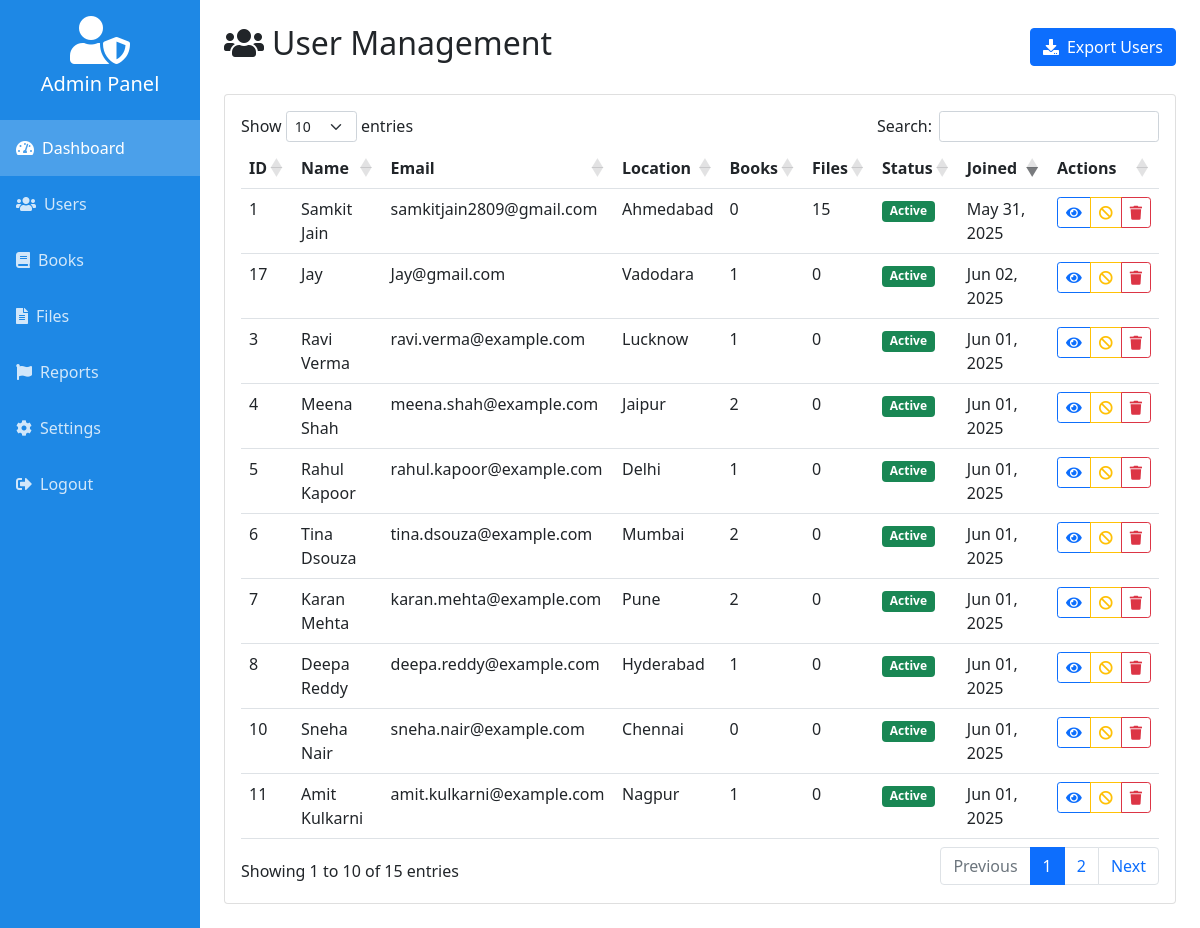
/admin/users.php (signed in), run on an earlier commit of the app's database.
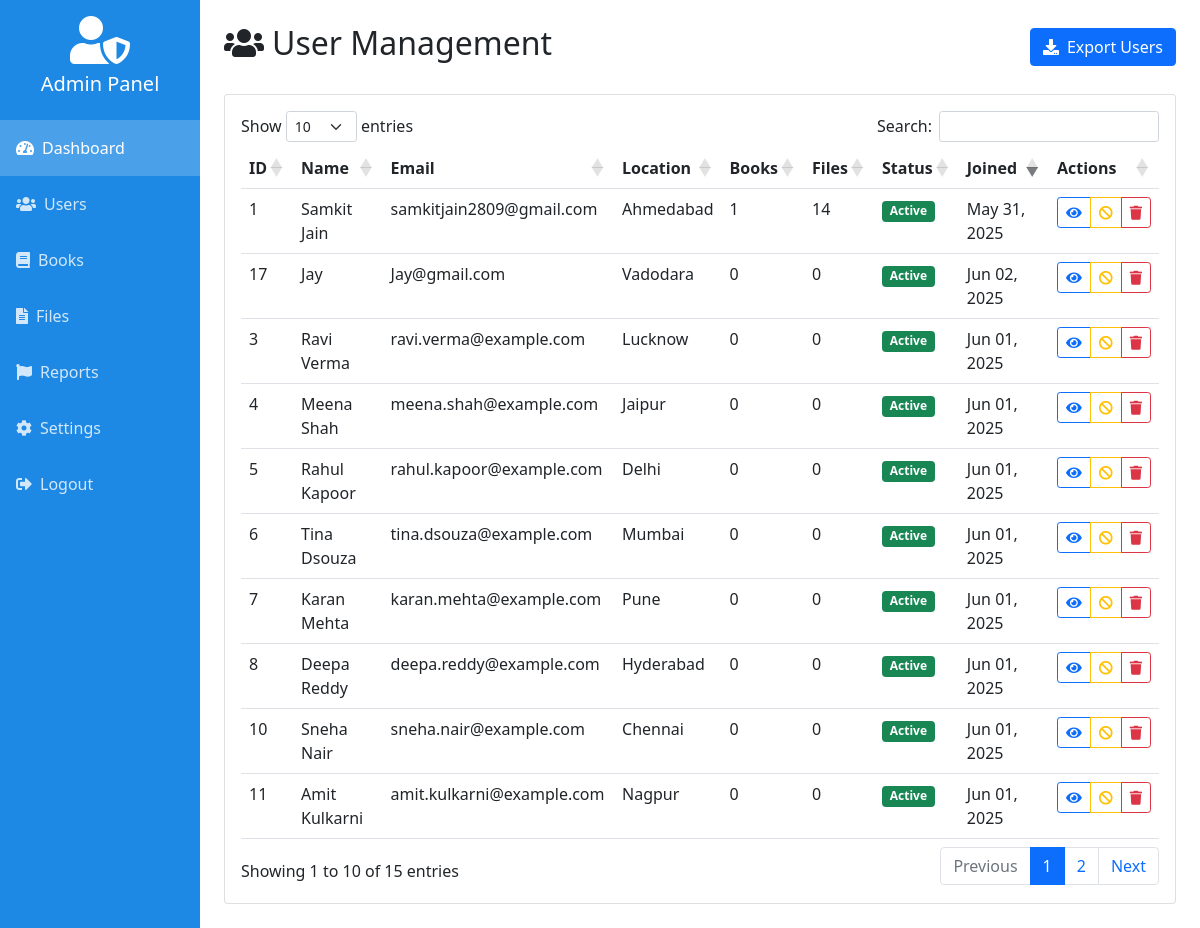
And on a later commit of the database.
### tables this page shows
CREATE TABLE `users` (
  `id` int(11) NOT NULL,
  `name` varchar(100) NOT NULL,
  `email` varchar(100) NOT NULL,
  `password` varchar(255) NOT NULL,
  `location` varchar(100) DEFAULT NULL,
  `phone` varchar(15) DEFAULT NULL,
  `status` enum('blocked','active') NOT NULL DEFAULT 'active',
  `created_at` timestamp NOT NULL DEFAULT current_timestamp(),
  `last_active` timestamp NULL DEFAULT current_timestamp(),
  `latitude` decimal(10,8) DEFAULT NULL,
  `longitude` decimal(11,8) DEFAULT NULL
);

### admin/users.php (the view, shortened to what this page needs)
<?php
require_once '../includes/db_connect.php';
mysqli_set_charset($mysqli, 'utf8mb4');
$users = mysqli_query(
    $mysqli,
    "SELECT u.*,
            (SELECT COUNT(*) FROM book_listings  WHERE user_id = u.id) AS books_count,
            (SELECT COUNT(*) FROM digital_files   WHERE user_id = u.id) AS files_count
       FROM users u
   ORDER BY u.created_at DESC"
);
?>
<!DOCTYPE html>
<html lang="en">
    <head>
        <link href="https://cdn.jsdelivr.net/npm/bootstrap@5.1.3/dist/css/bootstrap.min.css" rel="stylesheet">
        <link href="https://cdnjs.cloudflare.com/ajax/libs/font-awesome/5.15.4/css/all.min.css" rel="stylesheet">
        <link href="https://cdn.datatables.net/1.11.5/css/dataTables.bootstrap5.min.css" rel="stylesheet">
        <link href="https://cdn.datatables.net/buttons/2.2.2/css/buttons.bootstrap5.min.css" rel="stylesheet">
    </head>
    <body>
        <div class="container-fluid">
            <div class="row">
                <?php include '../includes/sidebar.php'; ?>
                <div class="col-md-10 p-4">
                    <div class="d-flex justify-content-between align-items-center mb-4">
                        <h2><i class="fas fa-users me-2"></i>User Management</h2>
                        <button class="btn btn-primary" data-bs-toggle="modal" data-bs-target="#exportModal">
                            <i class="fas fa-download me-2"></i>Export Users
                        </button>
                    </div>
                    <div class="card">
                        <div class="card-body">
                            <div class="table-responsive">
                                <table class="table" id="usersTable">
                                    <thead>
                                        <tr>
                                            <th>ID</th>
                                            <th>Name</th>
                                            <th>Email</th>
                                            <th>Location</th>
                                            <th>Books</th>
                                            <th>Files</th>
                                            <th>Status</th>
                                            <th>Joined</th>
                                            <th>Actions</th>
                                        </tr>
                                    </thead>
                                    <tbody>
                                        <?php while ($user = mysqli_fetch_assoc($users)): ?>
                                            <tr>
                                                <td><?= $user['id']; ?></td>
                                                <td><?= htmlspecialchars($user['name']); ?></td>
                                                <td><?= htmlspecialchars($user['email']); ?></td>
                                                <td><?= htmlspecialchars($user['location']); ?></td>
                                                <td><?= $user['books_count']; ?></td>
                                                <td><?= $user['files_count']; ?></td>
                                                <td>
                                                    <span
                                                        class="badge bg-<?= $user['status'] === 'active' ? 'success' : 'danger'; ?>">
                                                        <?= ucfirst($user['status']); ?>
                                                    </span>
                                                </td>
                                                <td><?= date('M d, Y', strtotime($user['created_at'])); ?></td>
                                                <td>
                                                    <div class="btn-group">
                                                        <button class="btn btn-sm btn-outline-primary"
                                                            onclick="viewUser(<?= $user['id']; ?>)"><i
                                                                class="fas fa-eye"></i></button>
                                                        <?php if ($user['status'] === 'active'): ?>
                                                            <button class="btn btn-sm btn-outline-warning"
                                                                onclick="submitUserAction(<?= $user['id']; ?>, 'block')"><i
                                                                    class="fas fa-ban"></i></button>
                                                        <?php else: ?>
                                                            <button class="btn btn-sm btn-outline-success"
                                                                onclick="submitUserAction(<?= $user['id']; ?>, 'unblock')"><i
                                                                    class="fas fa-check"></i></button>
                                                        <?php endif; ?>
                                                        <button class="btn btn-sm btn-outline-danger"
                                                            onclick="submitUserAction(<?= $user['id']; ?>, 'delete')"><i
                                                                class="fas fa-trash"></i></button>
                                                    </div>
                                                </td>
                                            </tr>
                                        <?php endwhile; ?>
                                    </tbody>
                                </table>
                            </div>
                        </div>
                    </div>
                </div>
            </div>
        </div>
    </body>
</html>

### includes/sidebar.php (shortened to what this page needs)
<div class="col-md-2 px-0 sidebar">
    <div class="p-3 text-center">
        <i class="fas fa-user-shield fa-3x mb-2"></i>
        <h5>Admin Panel</h5>
    </div>
    <div class="nav flex-column">
        <a href="dashboard.php" class="nav-link active">
            <i class="fas fa-tachometer-alt me-2"></i>Dashboard
        </a>
        <a href="users.php" class="nav-link">
            <i class="fas fa-users me-2"></i>Users
        </a>
        <a href="books.php" class="nav-link">
            <i class="fas fa-book me-2"></i>Books
        </a>
        <a href="files.php" class="nav-link">
            <i class="fas fa-file-alt me-2"></i>Files
        </a>
        <a href="reports.php" class="nav-link">
            <i class="fas fa-flag me-2"></i>Reports
        </a>
        <a href="settings.php" class="nav-link">
            <i class="fas fa-cog me-2"></i>Settings
        </a>
        <a href="../logout.php" class="nav-link">
            <i class="fas fa-sign-out-alt me-2"></i>Logout
        </a>
    </div>
</div>

### includes/sidebar.php (style rules this page uses)
.sidebar { min-height: 100vh; background: #1e88e5; color: white; }
.sidebar .nav-link { color: rgba(255, 255, 255, .8); padding: 1rem; }
.sidebar .nav-link.active { color: white; background: rgba(255, 255, 255, .2); }

What changed in the data, as far as the page shows it:
changed users "Jay": books_count "1" → "0"
changed users "Ravi Verma": books_count "1" → "0"
changed users "Meena Shah": books_count "2" → "0"
changed users "Rahul Kapoor": books_count "1" → "0"
changed users "Tina Dsouza": books_count "2" → "0"
changed users "Karan Mehta": books_count "2" → "0"
changed users "Deepa Reddy": books_count "1" → "0"
changed users "Amit Kulkarni": books_count "1" → "0"
changed users "Samkit Jain": books_count "0" → "1"; files_count "15" → "14"
